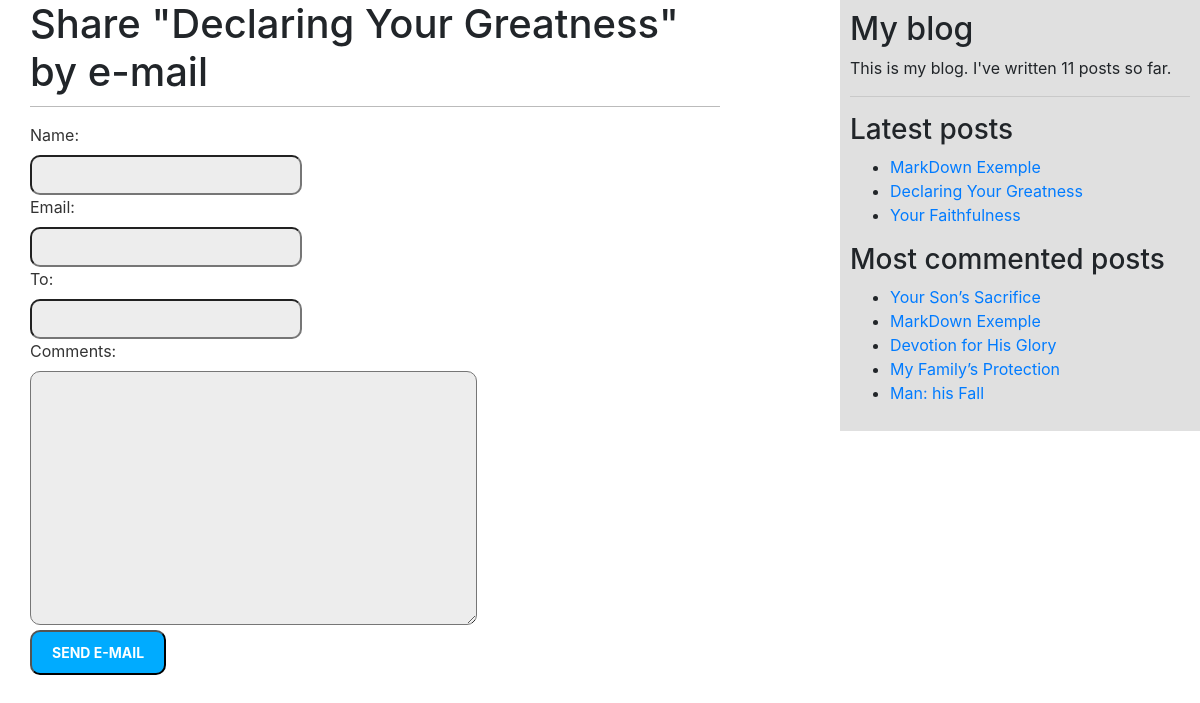
Page /BlogApp/4/share/ on the committed database.
### BlogApp/models.py (models this page shows, shortened)
class Post(models.Model):
    STATUS_CHOICES = (
        ('draft', 'Draft'),
        ('published', 'Published'),
    )
    title = models.CharField(max_length=250)
    slug = models.SlugField(max_length=250,
                            unique_for_date='publish')
    author = models.ForeignKey(User,
                               on_delete=models.CASCADE,
                               related_name='blog_posts')
    body = models.TextField()
    publish = models.DateTimeField(default=timezone.now)
    created = models.DateTimeField(auto_now_add=True)
    updated = models.DateTimeField(auto_now=True)
    status = models.CharField(max_length=10,
                              choices=STATUS_CHOICES,
                              default='draft')
    objects = models.Manager()
    published = PublishedManager()
    tags = TaggableManager()
    class Meta:
        ordering = ('-publish',)
    def get_absolute_url(self):
        return reverse('BlogApp:post_detail',
                       args=[self.publish.year,
                             self.publish.month,
                             self.publish.day,
                             self.slug])

### BlogApp/views.py (the view)
# urls.py: path('<int:post_id>/share/', views.post_share, name='post_share'),
def post_share(request, post_id):
    post = get_object_or_404(Post, id=post_id, status='published')
    sent = False
    if request.method == 'POST':
        form = EmailPostForm(request.POST)
        if form.is_valid():
            cd = form.cleaned_data
            post_url = request.build_absolute_uri(post.get_absolute_url())
            subject = f"{cd['name']} recommends you read {post.title}"
            message = f"Read {post.title} at {post_url}\n\n{cd['name']}'s comments: {cd['comments']}"
            send_mail(subject, message, config('EMAIL_HOST_USER'), [cd['to']])
            sent = True
    else:
        form = EmailPostForm()
    return render(request, 'BlogApp/post/share.html', {'post': post,
                                                       'form': form,
                                                       'sent': sent})

### BlogApp/forms.py
class EmailPostForm(forms.Form):
    name = forms.CharField(max_length=25)
    email = forms.EmailField()
    to = forms.EmailField()
    comments = forms.CharField(required=False,
                               widget=forms.Textarea)

### BlogApp/models.py (called while the page is built)
    def get_queryset(self):
        return super().get_queryset().filter(status='published')

### BlogApp/templatetags/blog_tags.py (called while the page is built)
@register.simple_tag
def total_posts():
    return Post.published.count()

@register.inclusion_tag('BlogApp/post/latest_post.html')
def show_latest_posts(count=5):
    latest_posts = Post.published.order_by('-publish')[:count]
    return {'latest_posts': latest_posts}

@register.simple_tag
def get_most_commented_posts(count=5):
    return Post.published.annotate(
        total_comments=Count('comments')
    ).order_by('-total_comments')[:count]

### BlogApp/templates/BlogApp/post/share.html (shortened to what this page needs)
{% extends 'BlogApp/base.html' %}
{% block content %}
    {% if sent %}
        <h1>E-mail successfully sent</h1>
        <p>
            "{{ post.title }}" was successfully sent to {{ form.cleaned_data.to }}.
        </p>
    {% else %}
        <h1>Share "{{ post.title }}" by e-mail</h1>
        <form method="post">
            {{ form.as_p }}
            <input type="submit" value="Send e-mail">
        </form>
    {% endif %}
{% endblock %}

### BlogApp/templates/BlogApp/base.html (shortened to what this page needs)
{% load blog_tags %}
{% load static %}
<!DOCTYPE html>
<html lang="en">
<head>
    <link href="{% static "css/reset.css" %}" rel="stylesheet">
    <link href="{% static "css/BlogApp.css" %}" rel="stylesheet">
    <link href="{% static '/css/bootstrap.min.css' %}" rel="stylesheet">
</head>
<body>
<div id="content">
    {% block content %}
    {% endblock %}
</div>
<div id="sidebar">
    <h2>My blog</h2>
    <p>This is my blog. I've written {% total_posts %} posts so far.</p>
    <hr>
    <h3>Latest posts</h3>
    {% show_latest_posts 3 %}
    <h3>Most commented posts</h3>
    {% get_most_commented_posts as most_commented_posts %}
    <ul>
        {% for post in most_commented_posts %}
            <li>
                <a href="{{ post.get_absolute_url }}">{{ post.title }}</a>
            </li>
        {% endfor %}
    </ul>
</div>
</body>
</html>

### BlogApp/templates/BlogApp/post/latest_post.html
<ul>
    {% for post in latest_posts %}
        <li>
            <a href="{{ post.get_absolute_url }}">{{ post.title }}</a>
        </li>
    {% endfor %}
</ul>

### BlogApp/static/css/BlogApp.css (style rules this page uses)
body { margin:0; padding:0; font-family:helvetica, sans-serif; }
a { color:#00abff; text-decoration:none; }
h1 { font-weight:normal; border-bottom:1px solid #bbb; padding:0 0 10px 0; }
h2 { font-weight:normal; margin:30px 0 0; }
#content { float:left; width:60%; padding:0 0 0 30px; }
#sidebar { float:right; width:30%; padding:10px; background: #e0e0e0; height:100%; }
label { float:left; clear:both; color:#333; margin-bottom:4px; }
input, textarea { clear:both; float:left; margin:0 0 10px; background: #ededed; padding:6px 10px; font-size:12px; border-radius: 10px; }
input[type=submit] { font-weight:bold; background:#00abff; color:#fff; padding:10px 20px; font-size:14px; text-transform:uppercase; margin-block: 5px; }

### rows in the picture
Post: title "Declaring Your Greatness"
Post: title "MarkDown Exemple"
Post: title "Your Faithfulness"
Post: title "Your Son’s Sacrifice"
Post: title "Devotion for His Glory"
Post: title "My Family’s Protection"
Post: title "Man: his Fall"
